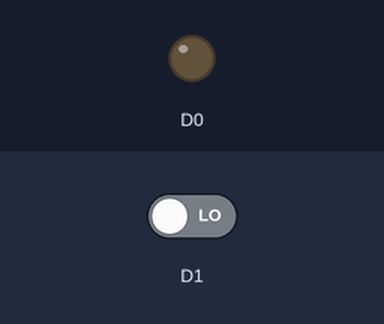
This sketch was run on a simulated ESP8266 (NodeMCU). Parts: output pins drawn as LEDs (lit = HIGH). The test bench sets the inputs (shaded band); at power-on: D1 LOW.

Above: at 1.2 s.
1.3 s: D1 driven HIGH
At 2.2 s:
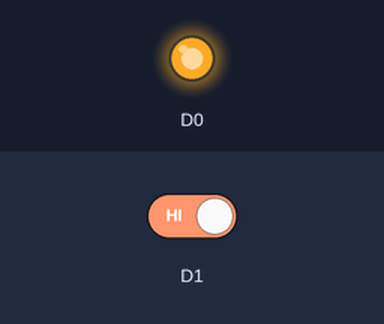
2.8 s: D1 driven LOW
At 3.3 s:
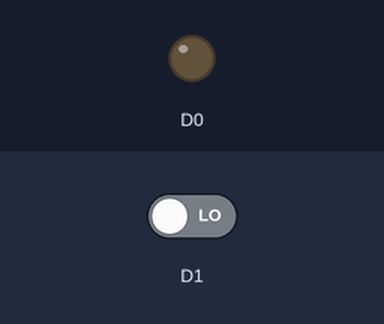
Timing chart, 0 to 5.8 s (numbered marks = the images above; inputs shaded):
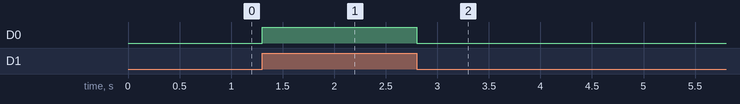

Measured:
- after the input at 1.3 s, D0: LOW → HIGH at once
- after the input at 2.8 s, D0: HIGH → LOW at once

The sketch:

Digital_Input.ino
```cpp
void setup() {
  // put your setup code here, to run once:
  pinMode(D0, OUTPUT);
  pinMode(D1, INPUT);
}

void loop() {
  // put your main code here, to run repeatedly:
  if (digitalRead(D1)){
    digitalWrite(D0, HIGH);
  }
  else{
    digitalWrite(D0, LOW);
  }
}
```
